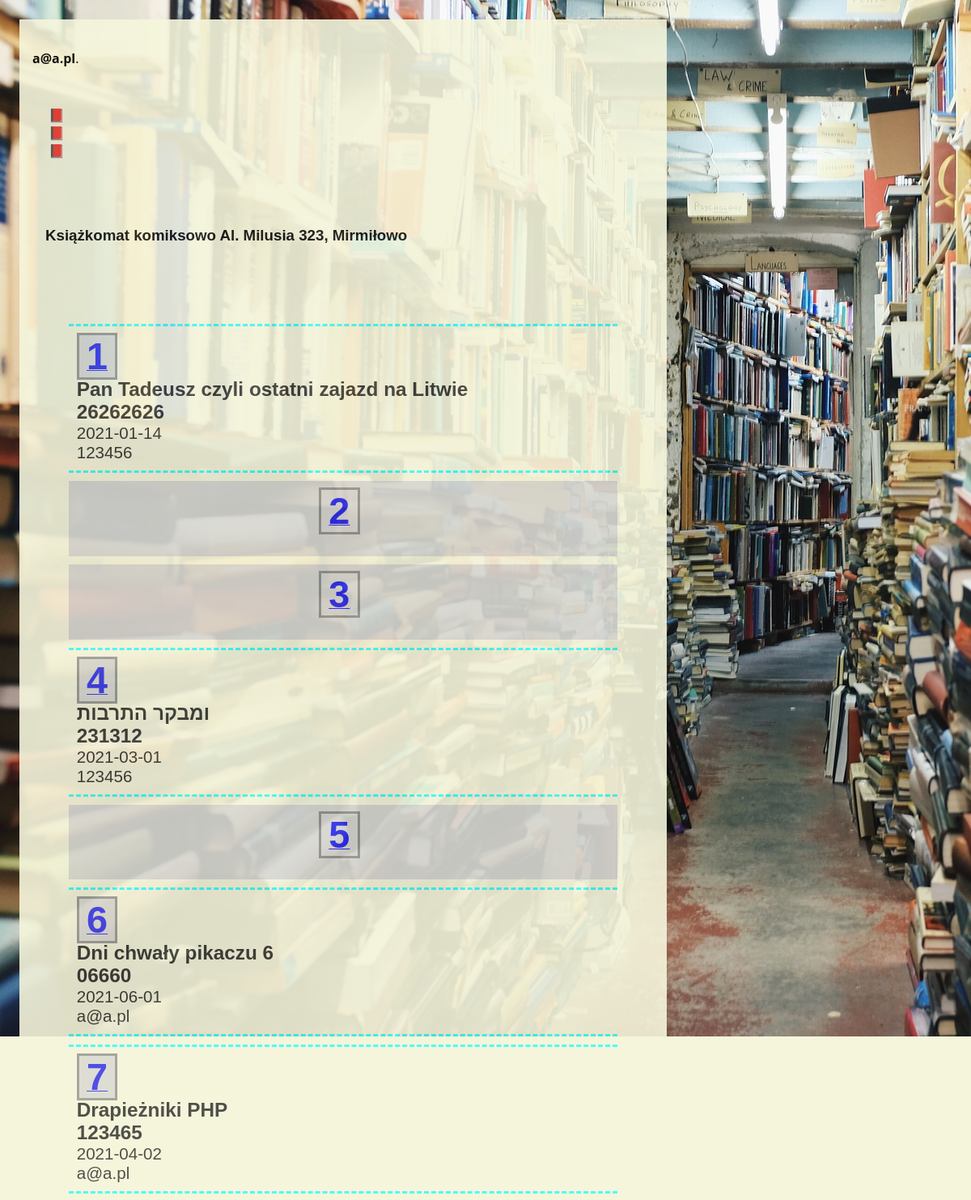
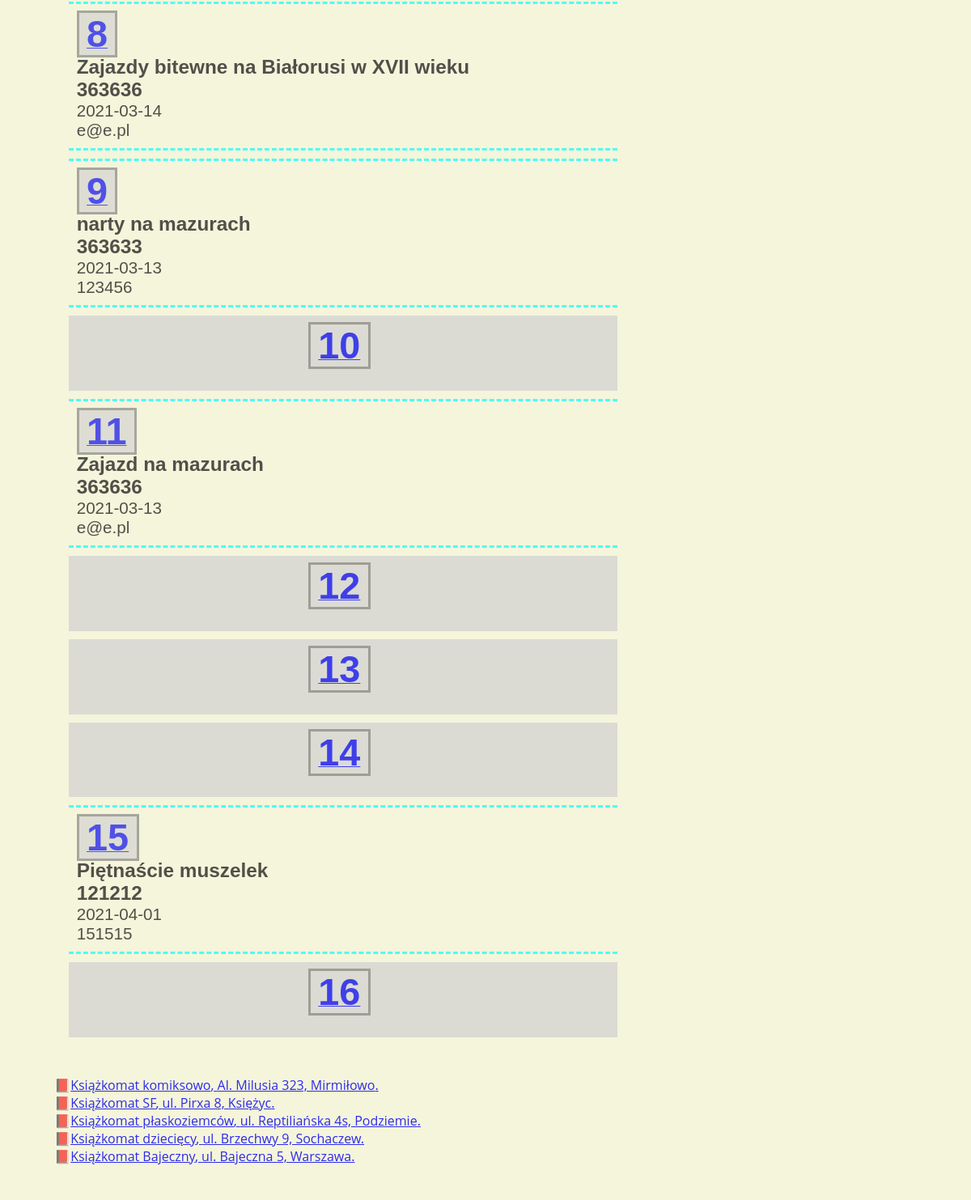
Page /machine.php?id=12 (signed in) on the earlier database version (2 pictures, top to bottom).
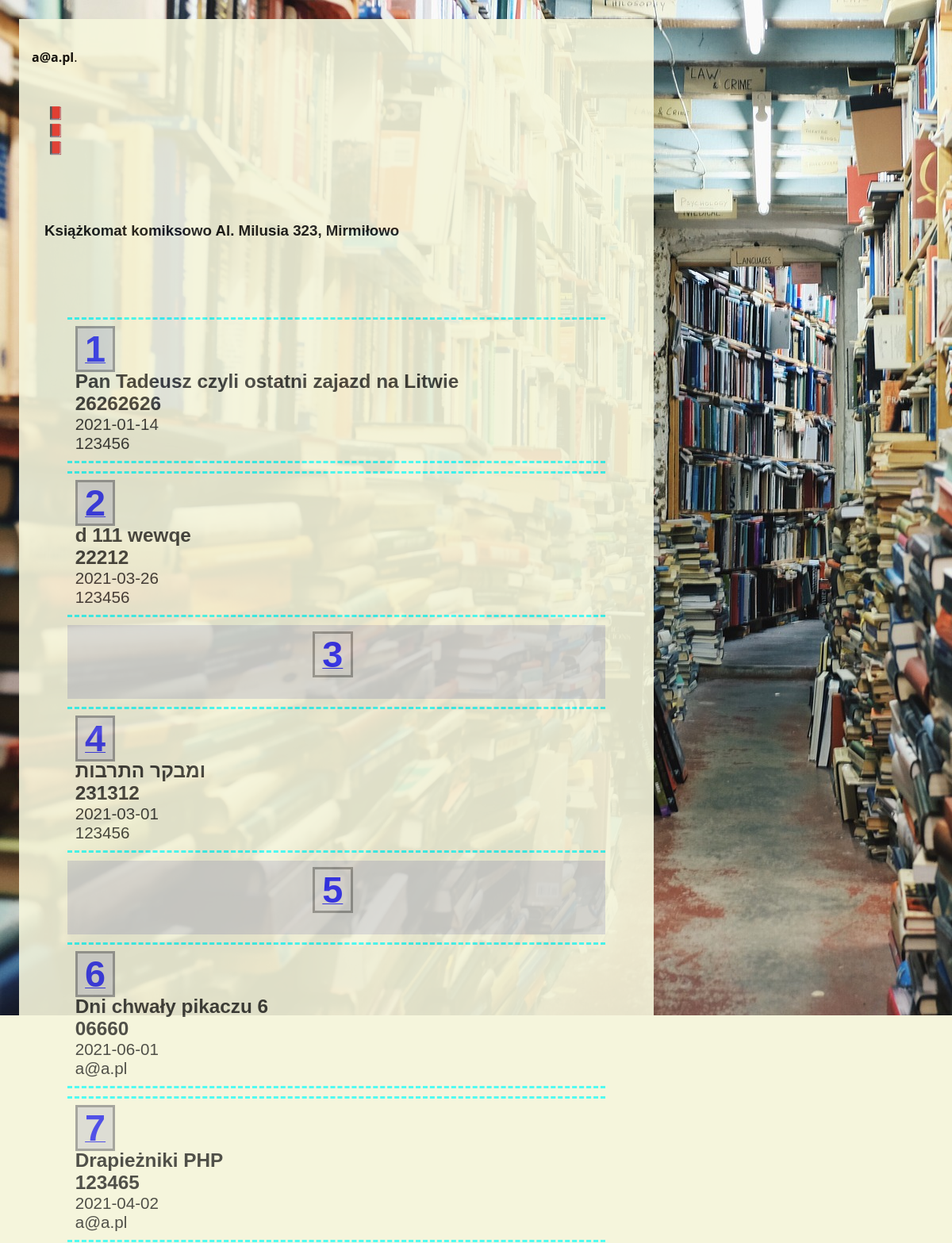
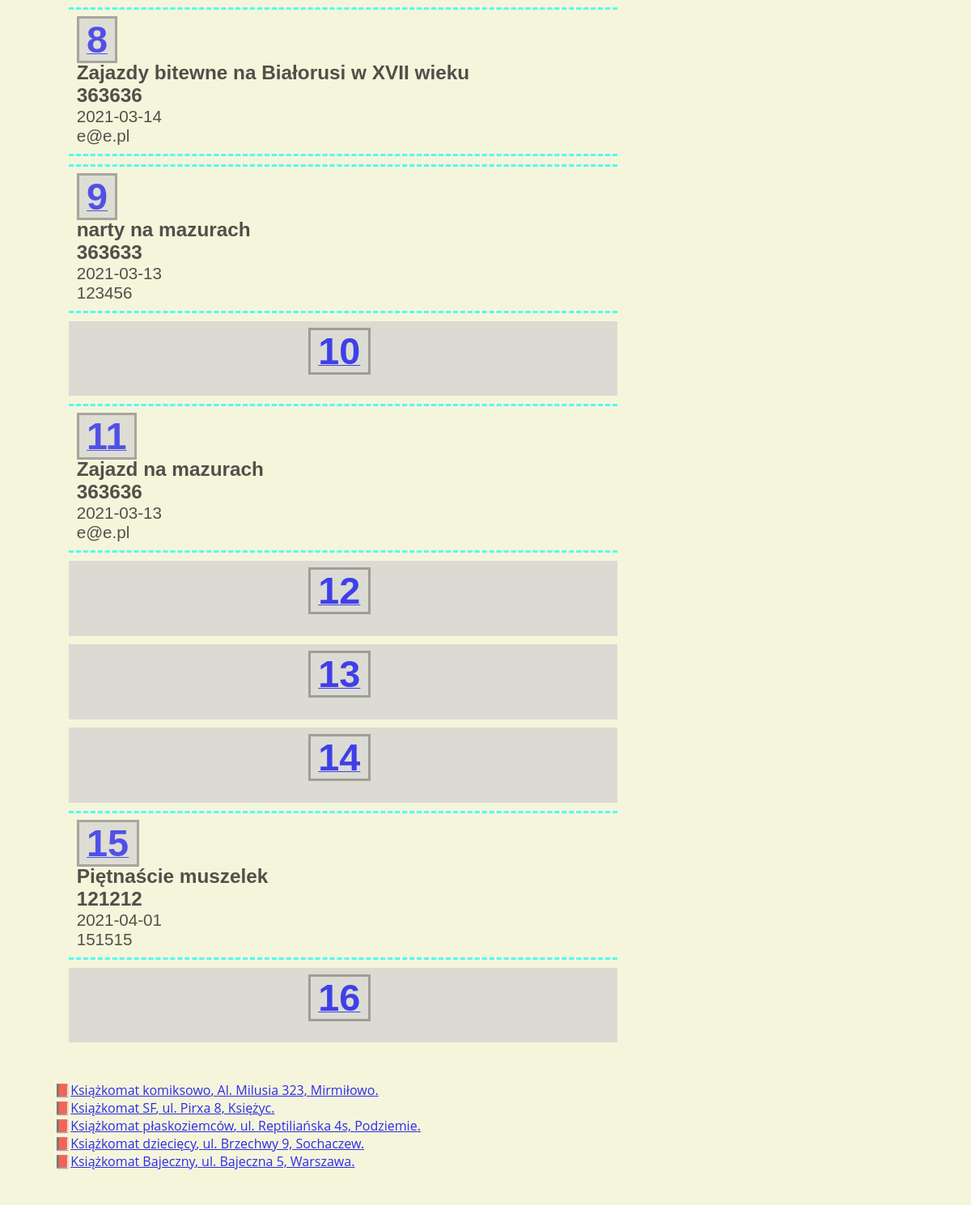
Same page on the later database version (2 pictures, top to bottom).
### tables this page shows
CREATE TABLE "user" (
    "id" INTEGER PRIMARY KEY AUTOINCREMENT NOT NULL,
    "date_insertion" DATETIME,
    "title" TEXT,
    "access_code" TEXT,
    "user_id" INTEGER,
    "box_nr" INTEGER,
    "unit_id" INTEGER
);

### machine.php (the view, shortened to what this page needs)
<?php
require 'config.php';
$db = new MyDB($dbfile);
$selected_unit = filter_input(INPUT_GET, 'id', FILTER_VALIDATE_INT);
$stm = $db->query("SELECT unit_id, unit_name, unit_address, number_box FROM unit");
while ($row = $stm->fetchArray(1)) {
    $unit_id = $row['unit_id'];
    $unit_name = $row['unit_name'];
    $unit_address = $row['unit_address'];
    $unit = "<li><a href=\"?id=$unit_id\">$unit_name, $unit_address.</a></li>";
    $all_units .= $unit;
}
function selected_machine($db, $selected_unit, $info)
{
    $unit_name = "";
    $unit_address = "";
    $number_box = "";
    $stm = $db->prepare("SELECT * from unit where unit_id = :unit_id");
    $stm->bindValue(':unit_id', $selected_unit);
    $score = $stm->execute();
    while ($row = $score->fetchArray(1)) {
        $unit_name = $row['unit_name'];
        $unit_address = $row['unit_address'];
        $number_columns = $row['number_columns'];
        $number_box = $row['number_box'];
    };
    $numbox = 1;
    $k = 1;
    $r = 0;
    $drawing_start = "\n<div  class=\"edycja\">\n";
    $drawing_body = "";
    while ($numbox <= $number_box) {
        $stm = $db->prepare("SELECT unit_name, unit_address from unit where unit_id = :unit_id");
        $stm->bindValue(':unit_id', $selected_unit);
        $score = $stm->execute();
        while ($row = $score->fetchArray(1)) {
            $unit_name = $row['unit_name'];
            $unit_address = $row['unit_address'];
        };
        $stm_box = $db->prepare("SELECT * from user where box_nr = :numbox and unit_id = :unit_id");
        $stm_box->bindValue(':numbox', $numbox);
        $stm_box->bindValue(':unit_id', $selected_unit);
        $score_box = $stm_box->execute();
        $date_insertion = "";
        $title = "";
        $access_code = "";
        $user_id = "";
        while ($row_box = $score_box->fetchArray(1)) {
            $date_insertion = $row_box['date_insertion'];
            $title = $row_box['title'];
            $access_code = $row_box['access_code'];
            $user_id = $row_box['user_id'];
        };
        $box_full = "";
        if (strlen($date_insertion) > 1) {
            $single_box = "<div class=\"machine-box pelna  \">
        <div class=\"\"><a href=\"edit-box.php?box=$numbox&id=$selected_unit\"><span class=\"box-number\">$numbox</span></a>
        $box_full</div><a href=\"edit-box.php?box=$numbox&id=$selected_unit\" class=\"decoration-none\">
        <div>" . $info['book_title'] . " <span class=\"main-data\">$title</span>
        </div>
        <div>" . $info['lockbox_code'] . " <span class=\"main-data\">$access_code</span></div>
        <div>" . $info['date_emptying'] . " <span class=\"highlighted-description\">$date_insertion</span></div>
        <div>" . $info['reader_id'] . " <span class=\"highlighted-description\">$user_id</span></div>
        </a>\n</div>";
        } else {
            $single_box = "<div class=\"grid-item pusta\">
        <div class=\"\"><a href=\"edit-box.php?box=$numbox&id=$selected_unit\"><span class=\"box-number\">$numbox</span></a>
        $box_full<p class=\"alert\"><a href=\"edit-box.php?box=$numbox&id=$selected_unit\">" . $info['box_empty'] . "</a></p>
        </div>\n</div>";
        }
        $drawing_body = $drawing_body . " $single_box  ";
        if ($k < $number_columns) {
            $k++;
            $r++;
        } else {
            $k = 1;
            $drawing_body = $drawing_body . "";
        }
        $numbox++;
    }
    $drawing_stop = "</div>\n";
    $drawing_selected_machine = $drawing_start . $drawing_body . $drawing_stop;
    $unit_info = array($drawing_selected_machine, $unit_name, $unit_address);
    return $unit_info;
}
$unit_info = selected_machine($db, $selected_unit, $info);
$select_machine = $unit_info[1] . " " . $unit_info[2];
$all_units_after = "";
if (is_int($selected_unit)) {
    $unit_template = $unit_info[0];
    $all_units_after = $all_units;
} else {
    $select_machine = $info['select_machine'];
    $unit_template = "";
    $select_machine_after = "";
}
echo $page_head . "\n\t\t<title>" . $info['machine_title']; ?></title>
</head>
<body>
    <?php
    if (isset($_SESSION["name"])) {
    ?>
        <header class="page-header">
            <?php echo $info['admin_login_info'] . " <b>" . $_SESSION['name']; ?></b>.<br>
        </header>
        <nav>
            <ul>
                <li><?php echo $info['admin_logout']; ?></li>
                <li><?php echo $info['admin_page']; ?></li>
                <li><?php echo $info['machine_page']; ?></li>
            </ul>
        </nav>
        <main role="main">
            <section>
                <h3 class=""><?php echo $select_machine; ?></h3>
            </section>
            <section>
                <h3 class=""><?php echo $unit_template;  ?></h3>
                <?php echo $all_units_after; ?>
            </section>
        </main>
    <?php
    } else {
        echo '<header class="page-header">
        <h1>' . $info["machine_message"] . '</h1>
        <h2><a href="login.php">' . $info["login_first"] . '</a></h2>
    </header>';
    }
    ?>
</body>
</html>

Differences in the rows shown:
now on this page (row edited): user: title "d 111 wewqe", access_code "22212", date_insertion "2021-03-26", user "123456"
